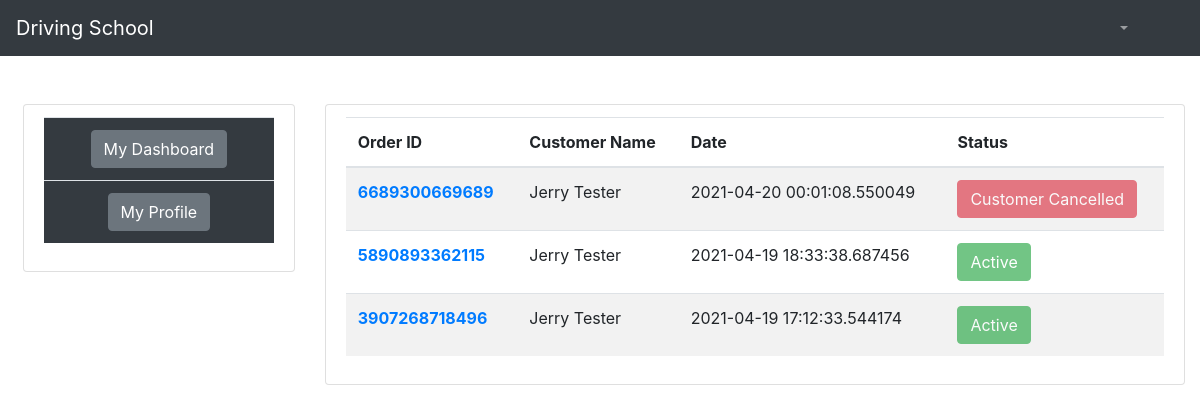
The page /instructor/home-instructor (signed in) on the database its author committed.
### order/models.py (models this page shows, shortened)
class Order(models.Model):
    user = models.ForeignKey(User, on_delete=models.CASCADE)
    Lesson = models.ForeignKey(
        products,
        on_delete=models.CASCADE,
        blank=True,
        null=True
    )
    Instructor = models.ForeignKey(
        instructor_information,
        on_delete=models.CASCADE,
        blank=True, null=True
    )
    order_id = models.CharField(max_length=1000)
    Lesson_price = models.CharField(max_length=1000)
    first_name = models.CharField(max_length=1000)
    last_name = models.CharField(max_length=1000)
    email = models.CharField(max_length=1000)
    phone = models.CharField(max_length=100)
    address = models.CharField(max_length=1000)
    zip = models.CharField(max_length=1000)
    ordered = models.BooleanField(default=False)
    instructor_cancel_order = models.BooleanField(default=False)
    customer_cancel_order = models.BooleanField(default=False)
    order_date = models.CharField(max_length=1000)

### instructor/views.py (the view)
# urls.py: path('home-instructor', views.home_instructor, name='home_instructor'),  # Instructor home
def home_instructor(request):
    user_id = request.session.get('instructor_id')
    get_instructor_by_id = instructor_information.objects.get(id=user_id)
    filter_order_by_instructor = Order.objects.filter(
        Instructor=get_instructor_by_id, ordered=True).order_by('-id')
    context = {'filter_order_by_instructor': filter_order_by_instructor}
    return render(request, 'index_instructor.html', context)

### templates/index_instructor.html (shortened to what this page needs)
{% extends 'base_instructor.html' %}
{% block body %}
<ul class="list-group container">
	<li class="list-group-item">
		<table class="table table-striped">
			<thead>
				<tr>
					<th scope="col">Order ID</th>
					<th scope="col">Customer Name</th>
					<th scope="col">Date</th>
					<th scope="col">Status</th>
				</tr>
			</thead>
			<tbody>
				{% if filter_order_by_instructor %}
				{% for i in filter_order_by_instructor %}
				<tr>
					<th scope="row"><a href="{% url 'order_details' i.id %}">{{i.order_id}}</a></th>
					<td>{{i.user.first_name}} {{i.user.last_name}}</td>
					<td>{{i.order_date}}</td>
					<td>
						{% if i.customer_cancel_order %}
						<button type="button" class="btn btn-danger" data-toggle="modal" data-target="#exampleModal"
							disabled>
							Customer Cancelled
						</button>
						{% elif i.instructor_cancel_order %}
						<button type="button" class="btn btn-danger" disabled>
							You Cancelled
						</button>
						{% else %}
						<button type="button" class="btn btn-success" disabled>
							Active
						</button>
						{% endif %}
					</td>
				</tr>
				{% endfor %}
				{% else %}
				<tr>
					<th class="text-center" colspan="4">You Have No Orders!</th>
				</tr>
				{% endif %}
			</tbody>
		</table>
	</li>
</ul>
{% endblock %}

### rows shown on the page
Order: order_id "6689300669689", user.first_name "Jerry", user.last_name "Tester", order_date "2021-04-20 00:01:08.550049", customer_cancel_order "Customer Cancelled"
Order: order_id "5890893362115", user.first_name "Jerry", user.last_name "Tester", order_date "2021-04-19 18:33:38.687456", customer_cancel_order "Active"
Order: order_id "3907268718496", user.first_name "Jerry", user.last_name "Tester", order_date "2021-04-19 17:12:33.544174", customer_cancel_order "Active"
